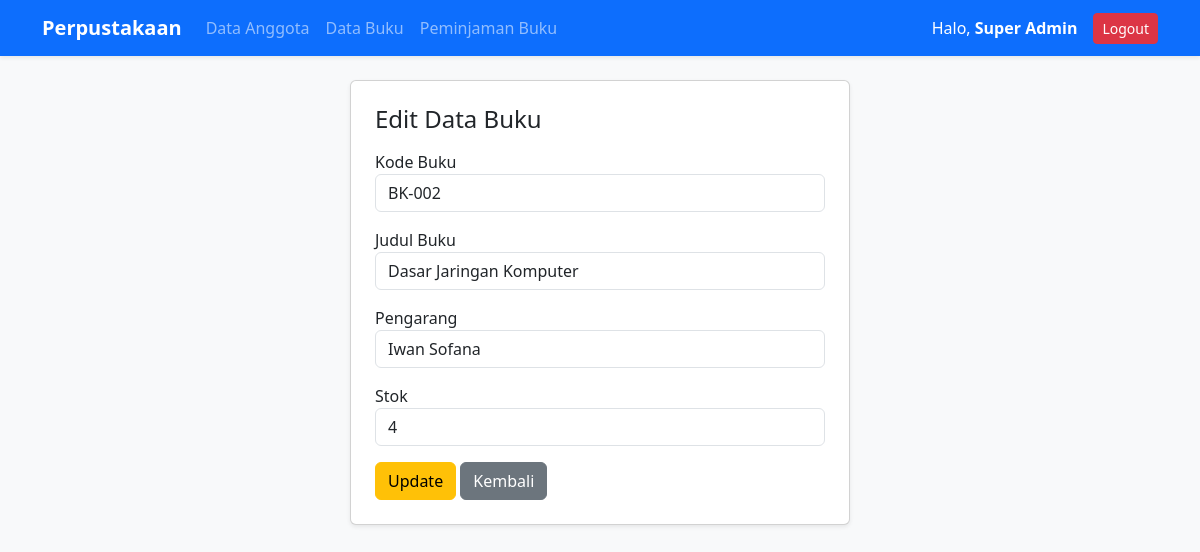
The app's page /buku_edit.php?id=2 (signed in) with its own data.
### tables this page shows
CREATE TABLE IF NOT EXISTS `buku` (
  `id` INT AUTO_INCREMENT PRIMARY KEY,
  `kode_buku` VARCHAR(20) NOT NULL UNIQUE,
  `judul` VARCHAR(255) NOT NULL,
  `pengarang` VARCHAR(100) NOT NULL,
  `stok` INT NOT NULL DEFAULT 0,
  `is_delete` TINYINT(1) NOT NULL DEFAULT 0
);

### buku_edit.php (the view, shortened to what this page needs)
<?php
include 'koneksi.php';
include 'navbar.php';
$id = (int)$_GET['id'];
$query = mysqli_query($conn, "SELECT * FROM buku WHERE id='$id' AND is_delete=0");
$buku = mysqli_fetch_assoc($query);
?>
<div class="card p-4 shadow-sm mx-auto" style="max-width: 500px;">
    <h4 class="mb-3">Edit Data Buku</h4>
    <form method="POST">
        <div class="mb-3">
            <label>Kode Buku</label>
            <input type="text" name="kode_buku" class="form-control" value="<?= $buku['kode_buku']; ?>" required>
        </div>
        <div class="mb-3">
            <label>Judul Buku</label>
            <input type="text" name="judul" class="form-control" value="<?= $buku['judul']; ?>" required>
        </div>
        <div class="mb-3">
            <label>Pengarang</label>
            <input type="text" name="pengarang" class="form-control" value="<?= $buku['pengarang']; ?>" required>
        </div>
        <div class="mb-3">
            <label>Stok</label>
            <input type="number" name="stok" class="form-control" min="0" value="<?= $buku['stok']; ?>" required>
        </div>
        <button type="submit" name="update" class="btn btn-warning">Update</button>
        <a href="buku.php" class="btn btn-secondary">Kembali</a>
    </form>
</div>
</div>
</body>
</html>

### records on screen
buku: kode_buku "BK-002", judul "Dasar Jaringan Komputer", pengarang "Iwan Sofana", stok "4"

### other values on screen
$_SESSION['user']['nama'] "Super Admin"
